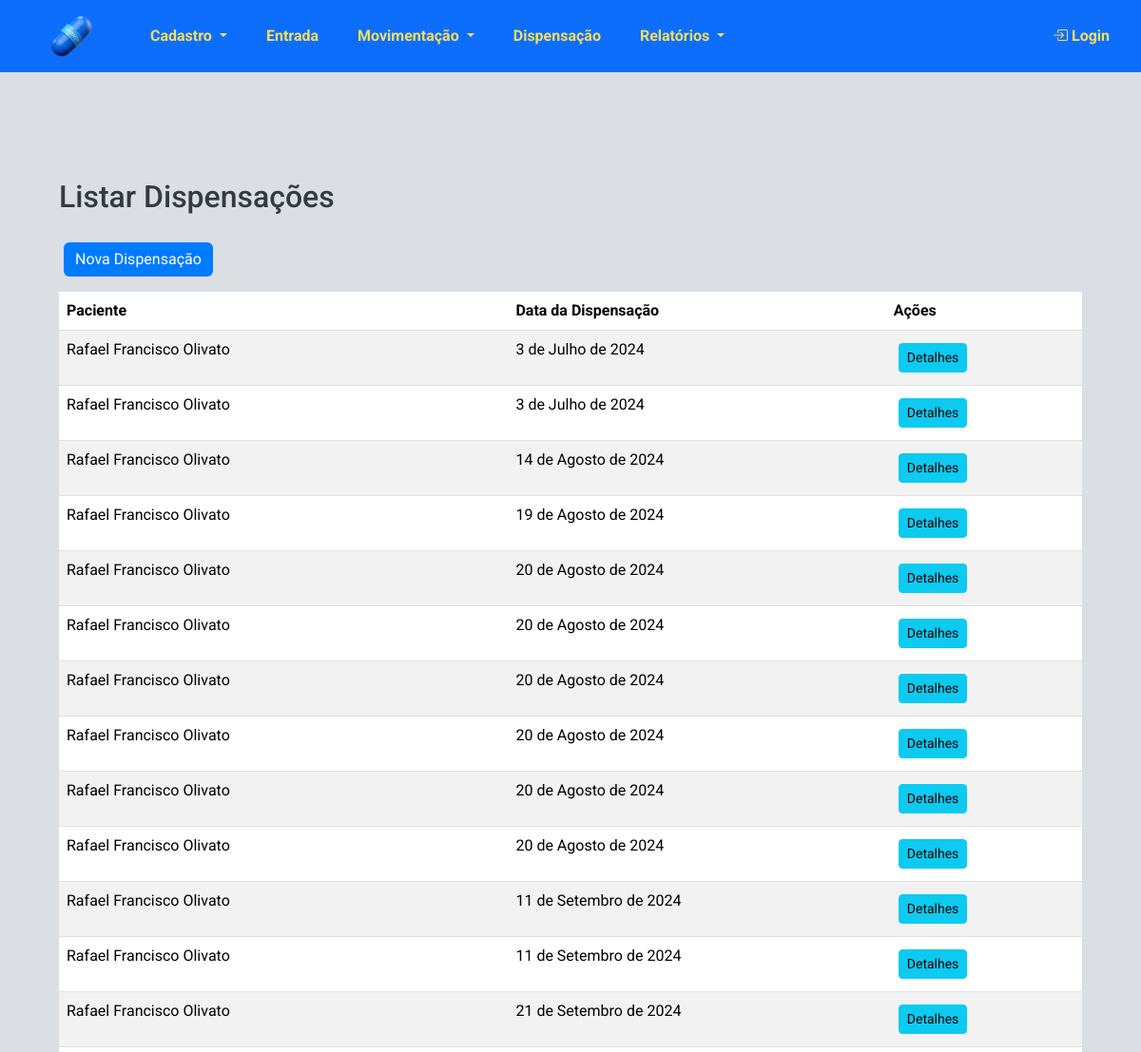
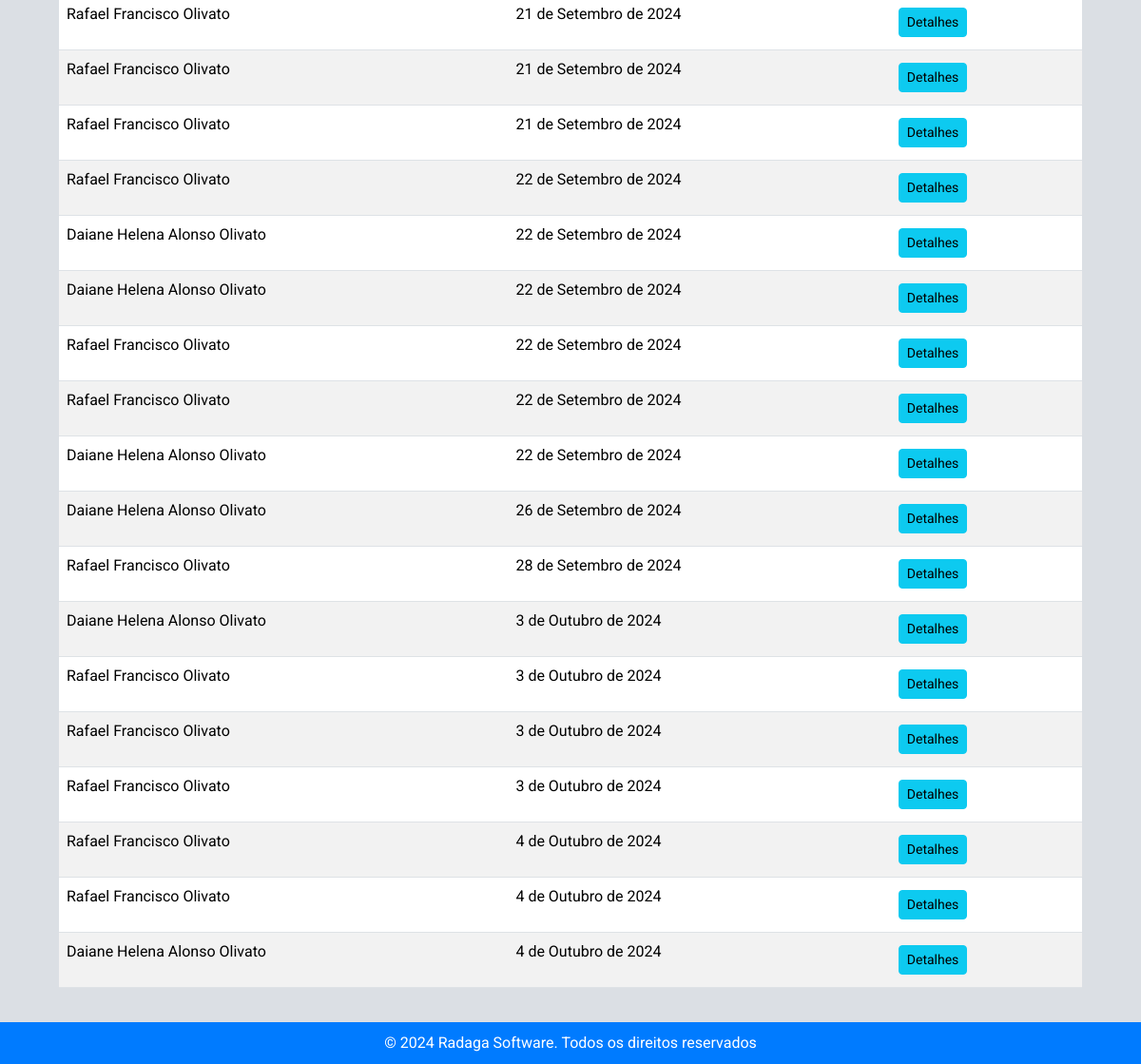
/estoque/dispensacoes/, run on the app's committed database (2 pictures, top to bottom).
### estoque/models.py (models this page shows, shortened)
class Dispensacao(models.Model):
    paciente = models.ForeignKey('Paciente', on_delete=models.CASCADE)
    medico = models.ForeignKey('Medico', on_delete=models.SET_NULL, null=True, blank=True,  verbose_name="Médico")
    outros_prescritores = models.CharField(max_length=255, blank=True, null=True)
    numero_notificacao = models.CharField(max_length=6, blank=True, null=True, verbose_name="Número notificação")
    data_receita = models.DateField(default=timezone.now)
    data_dispensacao = models.DateField(auto_now_add=True)

class Paciente(models.Model):
    nome = models.CharField(max_length=100)
    nome_mae = models.CharField(max_length=100, verbose_name="Nome da mãe")
    cns = models.CharField(max_length=15, unique=True, verbose_name="CNS")
    cpf = models.CharField(max_length=11, unique=True, verbose_name="CPF")
    data_nascimento = models.DateField()

### estoque/views.py (the view)
# urls.py: path('dispensacoes/', views.listar_dispensacoes, name='listar_dispensacoes'),
def listar_dispensacoes(request):
    dispensacoes = Dispensacao.objects.all()
    return render(
        request, "estoque/listar_dispensacoes.html", {"dispensacoes": dispensacoes}
    )

### estoque/templates/estoque/listar_dispensacoes.html (shortened to what this page needs)
{% extends 'estoque/base.html' %}
{% block content %}
<div class="container mt-5">
    <h2 class="mb-4">Listar Dispensações</h2>
    <a href="{% url 'nova_dispensacao' %}" class="btn btn-primary mb-3">Nova Dispensação</a>
    <table class="table table-striped">
        <thead>
            <tr>
                <th>Paciente</th>
                <th>Data da Dispensação</th>
                <th>Ações</th>
            </tr>
        </thead>
        <tbody>
            {% for dispensacao in dispensacoes %}
            <tr>
                <td>{{ dispensacao.paciente.nome }}</td>
                <td>{{ dispensacao.data_dispensacao }}</td>
                <td><a href="{% url 'detalhes_dispensacao' dispensacao.id %}" class="btn btn-info btn-sm">Detalhes</a></td>
            </tr>
            {% endfor %}
        </tbody>
    </table>
</div>
{% endblock %}

### estoque/static/estoque/css/styles.css (style rules this page uses)
html, body { height: 100%; margin: 0; padding: 0; font-family: 'Roboto', sans-serif; background-color: #dbdfe4; color: #343a40; display: flex; flex-direction: column; }
.container { margin-top: 20px; }
.btn-primary { background-color: #007bff; border: none; }
.btn { margin: 5px; }
h1, h2, h3, h4, h5, h6 { font-family: 'Roboto', sans-serif; color: #343a40; margin-bottom: 20px; }
h2 { font-size: 2rem; }

### data on the page
Dispensacao: paciente.nome "Rafael Francisco Olivato", data_dispensacao "3 de Julho de 2024"
Dispensacao: paciente.nome "Rafael Francisco Olivato", data_dispensacao "3 de Julho de 2024"
Dispensacao: paciente.nome "Rafael Francisco Olivato", data_dispensacao "14 de Agosto de 2024"
Dispensacao: paciente.nome "Rafael Francisco Olivato", data_dispensacao "19 de Agosto de 2024"
Dispensacao: paciente.nome "Rafael Francisco Olivato", data_dispensacao "20 de Agosto de 2024"
Dispensacao: paciente.nome "Rafael Francisco Olivato", data_dispensacao "20 de Agosto de 2024"
Dispensacao: paciente.nome "Rafael Francisco Olivato", data_dispensacao "20 de Agosto de 2024"
Dispensacao: paciente.nome "Rafael Francisco Olivato", data_dispensacao "20 de Agosto de 2024"
Dispensacao: paciente.nome "Rafael Francisco Olivato", data_dispensacao "20 de Agosto de 2024"
Dispensacao: paciente.nome "Rafael Francisco Olivato", data_dispensacao "20 de Agosto de 2024"
Dispensacao: paciente.nome "Rafael Francisco Olivato", data_dispensacao "11 de Setembro de 2024"
Dispensacao: paciente.nome "Rafael Francisco Olivato", data_dispensacao "11 de Setembro de 2024"
Dispensacao: paciente.nome "Rafael Francisco Olivato", data_dispensacao "21 de Setembro de 2024"
Dispensacao: paciente.nome "Rafael Francisco Olivato", data_dispensacao "21 de Setembro de 2024"
Dispensacao: paciente.nome "Rafael Francisco Olivato", data_dispensacao "21 de Setembro de 2024"
Dispensacao: paciente.nome "Rafael Francisco Olivato", data_dispensacao "21 de Setembro de 2024"
Dispensacao: paciente.nome "Rafael Francisco Olivato", data_dispensacao "22 de Setembro de 2024"
Dispensacao: paciente.nome "Daiane Helena Alonso Olivato", data_dispensacao "22 de Setembro de 2024"
Dispensacao: paciente.nome "Daiane Helena Alonso Olivato", data_dispensacao "22 de Setembro de 2024"
Dispensacao: paciente.nome "Rafael Francisco Olivato", data_dispensacao "22 de Setembro de 2024"
Dispensacao: paciente.nome "Rafael Francisco Olivato", data_dispensacao "22 de Setembro de 2024"
Dispensacao: paciente.nome "Daiane Helena Alonso Olivato", data_dispensacao "22 de Setembro de 2024"
Dispensacao: paciente.nome "Daiane Helena Alonso Olivato", data_dispensacao "26 de Setembro de 2024"
Dispensacao: paciente.nome "Rafael Francisco Olivato", data_dispensacao "28 de Setembro de 2024"
Dispensacao: paciente.nome "Daiane Helena Alonso Olivato", data_dispensacao "3 de Outubro de 2024"
Dispensacao: paciente.nome "Rafael Francisco Olivato", data_dispensacao "3 de Outubro de 2024"
Dispensacao: paciente.nome "Rafael Francisco Olivato", data_dispensacao "3 de Outubro de 2024"
Dispensacao: paciente.nome "Rafael Francisco Olivato", data_dispensacao "3 de Outubro de 2024"
Dispensacao: paciente.nome "Rafael Francisco Olivato", data_dispensacao "4 de Outubro de 2024"
Dispensacao: paciente.nome "Rafael Francisco Olivato", data_dispensacao "4 de Outubro de 2024"
Dispensacao: paciente.nome "Daiane Helena Alonso Olivato", data_dispensacao "4 de Outubro de 2024"
